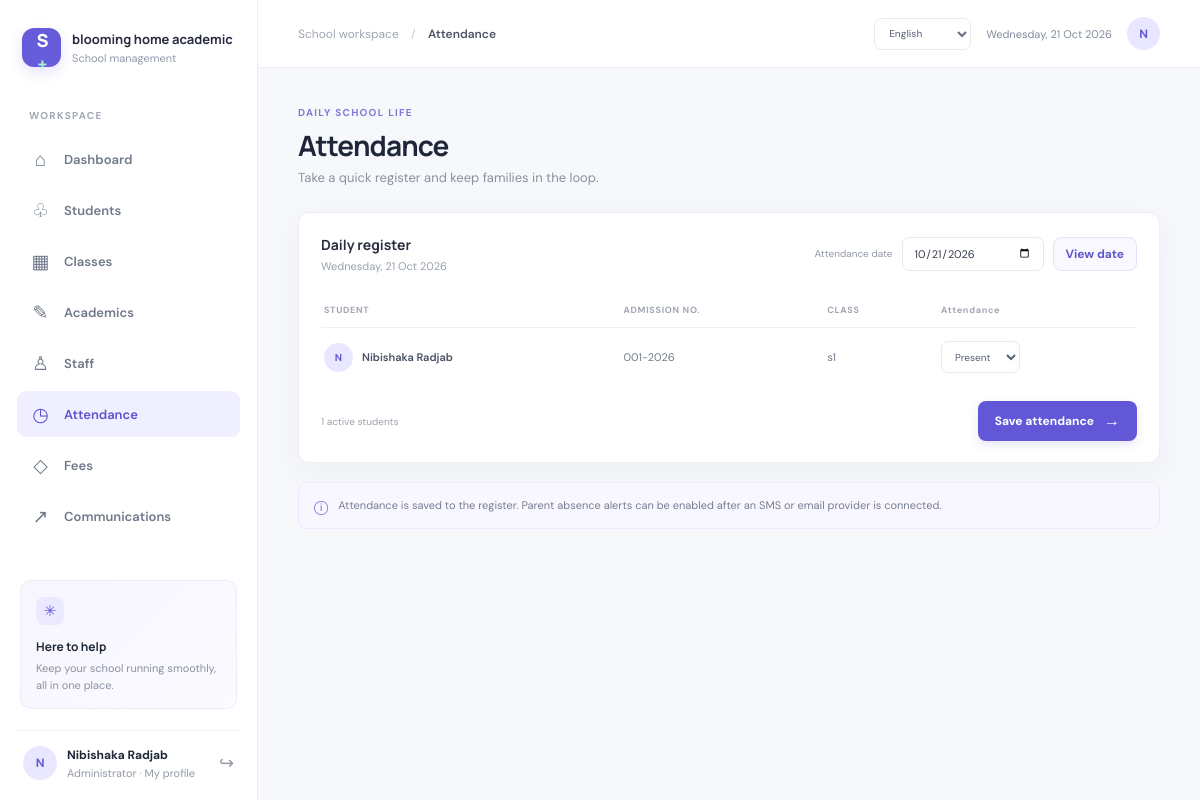
The page /index.php?page=attendance (signed in) on the database its author committed.
### tables this page shows
CREATE TABLE IF NOT EXISTS users (
    id BIGINT UNSIGNED AUTO_INCREMENT PRIMARY KEY,
    school_id BIGINT UNSIGNED NOT NULL,
    role_id TINYINT UNSIGNED NOT NULL,
    name VARCHAR(150) NOT NULL,
    email VARCHAR(190) NOT NULL UNIQUE,
    phone VARCHAR(40) NULL,
    password_hash VARCHAR(255) NOT NULL,
    profile_picture VARCHAR(255) NULL,
    is_active BOOLEAN NOT NULL DEFAULT TRUE,
    created_at TIMESTAMP NOT NULL DEFAULT CURRENT_TIMESTAMP,
    CONSTRAINT fk_users_school FOREIGN KEY (school_id) REFERENCES schools(id) ON DELETE CASCADE,
    CONSTRAINT fk_users_role FOREIGN KEY (role_id) REFERENCES roles(id)
);

CREATE TABLE IF NOT EXISTS roles (
    id TINYINT UNSIGNED AUTO_INCREMENT PRIMARY KEY,
    name VARCHAR(30) NOT NULL UNIQUE
);

CREATE TABLE IF NOT EXISTS students (
    id BIGINT UNSIGNED AUTO_INCREMENT PRIMARY KEY,
    school_id BIGINT UNSIGNED NOT NULL,
    user_id BIGINT UNSIGNED NULL,
    class_id BIGINT UNSIGNED NULL,
    admission_number VARCHAR(50) NOT NULL,
    index_code VARCHAR(24) NOT NULL,
    first_name VARCHAR(80) NOT NULL,
    last_name VARCHAR(80) NOT NULL,
    date_of_birth DATE NULL,
    gender ENUM('female', 'male', 'other') NULL,
    enrollment_date DATE NOT NULL,
    status ENUM('active', 'inactive', 'graduated') NOT NULL DEFAULT 'active',
    created_at TIMESTAMP NOT NULL DEFAULT CURRENT_TIMESTAMP,
    UNIQUE KEY uq_students_admission (school_id, admission_number),
    UNIQUE KEY uq_students_index_code (school_id, index_code),
    UNIQUE KEY uq_students_user (user_id),
    KEY idx_students_name (school_id, last_name, first_name),
    CONSTRAINT fk_students_school FOREIGN KEY (school_id) REFERENCES schools(id) ON DELETE CASCADE,
    CONSTRAINT fk_students_class FOREIGN KEY (class_id) REFERENCES classes(id) ON DELETE SET NULL,
    CONSTRAINT fk_students_user FOREIGN KEY (user_id) REFERENCES users(id) ON DELETE SET NULL
);

CREATE TABLE IF NOT EXISTS classes (
    id BIGINT UNSIGNED AUTO_INCREMENT PRIMARY KEY,
    school_id BIGINT UNSIGNED NOT NULL,
    section_id BIGINT UNSIGNED NULL,
    name VARCHAR(80) NOT NULL,
    academic_year VARCHAR(20) NULL,
    UNIQUE KEY uq_classes_school_name (school_id, name),
    CONSTRAINT fk_classes_school FOREIGN KEY (school_id) REFERENCES schools(id) ON DELETE CASCADE,
    CONSTRAINT fk_classes_section FOREIGN KEY (section_id) REFERENCES sections(id) ON DELETE SET NULL
);

### index.php (called while the page is built, shortened)
<?php
require_once __DIR__ . '/app/bootstrap.php';
require_once __DIR__ . '/app/layout.php';
require_login();
$pages = [
    'dashboard' => ['Dashboard', __DIR__ . '/pages/dashboard.php'],
    'students' => ['Students', __DIR__ . '/pages/students.php'],
    'classes' => ['Classes', __DIR__ . '/pages/classes.php'],
    'academics' => ['Academics', __DIR__ . '/pages/academics.php'],
    'teachers' => ['Staff', __DIR__ . '/pages/teachers.php'],
    'attendance' => ['Attendance', __DIR__ . '/pages/attendance.php'],
    'fees' => ['Fees', __DIR__ . '/pages/fees.php'],
    'communications' => ['Communications', __DIR__ . '/pages/communications.php'],
    'profile' => ['My profile', __DIR__ . '/pages/profile.php'],
    'parent' => ['Parent portal', __DIR__ . '/pages/parent.php'],
];
$defaultPage = match ($_SESSION['user_role'] ?? '') {
    'student' => 'profile',
    'parent' => 'parent',
    default => 'dashboard',
};
$page = $_GET['page'] ?? $defaultPage;
[$title, $file] = $pages[$page];
render_header($title, $page);
require $file;
render_footer();

### app/bootstrap.php (called while the page is built, shortened)
<?php
require_once __DIR__ . '/../config/database.php';
function current_language(): string
{
    return in_array($_SESSION['language'] ?? '', ['en', 'fr', 'sw'], true)
        ? $_SESSION['language']
        : 'en';
}
function t(string $message, array $replacements = []): string
{
    static $translations;
    $translations ??= require __DIR__ . '/translations.php';
    $translated = $translations[current_language()][$message] ?? $message;
    return $translated;
}
function localized_date(string|int $date, string $style = 'medium'): string
{
    $timestamp = is_int($date) ? $date : strtotime($date);
    $weekday = [
        'fr' => ['dimanche', 'lundi', 'mardi', 'mercredi', 'jeudi', 'vendredi', 'samedi'],
        'sw' => ['Jumapili', 'Jumatatu', 'Jumanne', 'Jumatano', 'Alhamisi', 'Ijumaa', 'Jumamosi'],
    ];
    $monthsShort = [
        'fr' => ['janv.', 'févr.', 'mars', 'avr.', 'mai', 'juin', 'juil.', 'août', 'sept.', 'oct.', 'nov.', 'déc.'],
        'sw' => ['Jan', 'Feb', 'Mac', 'Apr', 'Mei', 'Jun', 'Jul', 'Ago', 'Sep', 'Okt', 'Nov', 'Des'],
    ];
    $language = current_language();
    $day = (int) date('w', $timestamp);
    $month = (int) date('n', $timestamp) - 1;
    $shortMonth = $language === 'en' ? date('M', $timestamp) : $monthsShort[$language][$month];
    if ($style === 'full') {
        $dayName = $language === 'en' ? date('l', $timestamp) : $weekday[$language][$day];
        return ucfirst($dayName) . ', ' . date('j', $timestamp) . ' ' . $shortMonth . ' ' . date('Y', $timestamp);
    }
    return date('j', $timestamp) . ' ' . $shortMonth . ' ' . date('Y', $timestamp);
}
function e(?string $value): string
{
    return htmlspecialchars($value ?? '', ENT_QUOTES | ENT_SUBSTITUTE, 'UTF-8');
}
    ?>
    <?php
function require_login(): void
{
    $account = database()->prepare(
        'SELECT u.is_active, u.name, u.email, u.profile_picture, r.name AS role
         FROM users u JOIN roles r ON r.id = u.role_id
         WHERE u.id = ? AND u.school_id = ?'
    );
    $account->execute([(int) $_SESSION['user_id'], (int) $_SESSION['school_id']]);
}
function role_label(string $role): string
{
    $labels = [
        'admin' => 'Administrator',
        'teacher' => 'Teacher',
        'accountant' => 'Accountant',
        'dos' => 'Director of Studies (DOS)',
        'head_of_studies' => 'Head of Studies',
        'behavior_officer' => 'Behavior Officer',
        'parent' => 'Parent',
        'student' => 'Student',
    ];
    return t($labels[$role] ?? ucfirst(str_replace('_', ' ', $role)));
}
function current_user(): array
{
    return [
        'id' => (int) $_SESSION['user_id'],
        'school_id' => (int) $_SESSION['school_id'],
        'name' => (string) $_SESSION['user_name'],
        'email' => (string) ($_SESSION['user_email'] ?? ''),
        'role' => (string) $_SESSION['user_role'],
        'school_name' => (string) $_SESSION['school_name'],
        'profile_picture' => (string) ($_SESSION['profile_picture'] ?? ''),
    ];
}

### config/database.php (called while the page is built, shortened)
<?php
function database(): PDO
{
    static $connection;
    if ($connection instanceof PDO) {
        return $connection;
    }
    $host = getenv('DB_HOST') ?: '127.0.0.1';
    $name = getenv('DB_NAME') ?: 'school_management';
    $user = getenv('DB_USER') ?: 'root';
    $password = getenv('DB_PASSWORD') ?: '';
    $port = getenv('DB_PORT') ?: '3307';
    $connection = new PDO(
        "mysql:host={$host};port={$port};dbname={$name};charset=utf8mb4",
        $user,
        $password,
        [
            PDO::ATTR_ERRMODE => PDO::ERRMODE_EXCEPTION,
            PDO::ATTR_DEFAULT_FETCH_MODE => PDO::FETCH_ASSOC,
            PDO::ATTR_EMULATE_PREPARES => false,
        ]
    );
    return $connection;
}

### pages/attendance.php (the view, shortened to what this page needs)
<?php
$schoolId = current_user()['school_id'];
$pdo = database();
$date = (string) ($_GET['date'] ?? date('Y-m-d'));
$studentsQuery = $pdo->prepare(
    'SELECT s.id, s.first_name, s.last_name, s.admission_number, c.name AS class_name, a.status
     FROM students s LEFT JOIN classes c ON c.id = s.class_id
     LEFT JOIN attendance a ON a.student_id = s.id AND a.attendance_date = ?
     WHERE s.school_id = ? AND s.status = "active" ORDER BY c.name, s.last_name, s.first_name'
);
$studentsQuery->execute([$date, $schoolId]);
$students = $studentsQuery->fetchAll();
?>
<section class="page-heading"><div><span class="eyebrow"><?= e(t('DAILY SCHOOL LIFE')) ?></span><h1><?= e(t('Attendance')) ?></h1><p><?= e(t('Take a quick register and keep families in the loop.')) ?></p></div></section>
<section class="panel recent-panel">
    <div class="panel-heading"><div><h2><?= e(t('Daily register')) ?></h2><p><?= e(localized_date($date, 'full')) ?></p></div>
        <form method="get" class="date-filter"><input type="hidden" name="page" value="attendance"><input type="hidden" name="lang" value="<?= e(current_language()) ?>"><label for="attendance-date"><?= e(t('Attendance date')) ?></label><input id="attendance-date" type="date" name="date" value="<?= e($date) ?>"><button class="button button-secondary button-small" type="submit"><?= e(t('View date')) ?></button></form>
    </div>
    <?php if ($students === []): ?><div class="empty-state"><span class="empty-icon">◷</span><h3><?= e(t('No students to mark yet')) ?></h3><p><?= e(t('Add students to your register before taking attendance.')) ?></p><a class="button button-secondary" href="index.php?page=students#add-student"><?= e(t('Add a student')) ?></a></div><?php else: ?>
        <form method="post" action="index.php?page=attendance">
            <div class="table-wrap"><table><thead><tr><th><?= e(t('STUDENT')) ?></th><th><?= e(t('ADMISSION NO.')) ?></th><th><?= e(t('CLASS')) ?></th><th><?= e(t('Attendance')) ?></th></tr></thead><tbody>
                <?php foreach ($students as $student): ?><tr><td><span class="student-cell"><span class="table-avatar"><?= e(strtoupper(substr($student['first_name'], 0, 1))) ?></span><strong><?= e($student['first_name'] . ' ' . $student['last_name']) ?></strong></span></td><td><?= e($student['admission_number']) ?></td><td><?= e($student['class_name'] ?? t('Unassigned')) ?></td><td><select class="attendance-select attendance-<?= e($student['status'] ?? 'present') ?>" name="status[<?= (int) $student['id'] ?>]"><option value="present"<?= ($student['status'] ?? 'present') === 'present' ? ' selected' : '' ?>><?= e(t('Present')) ?></option></select></td></tr><?php endforeach; ?>
            </tbody></table></div>
            <div class="table-actions"><span class="muted-copy"><?= count($students) ?> <?= e(t('active students')) ?></span><button class="button button-primary" type="submit"><?= e(t('Save attendance')) ?> <span>→</span></button></div>
        </form>
    <?php endif; ?>
</section>
<div class="info-banner"><span>ⓘ</span><p><?= e(t('Attendance is saved to the register. Parent absence alerts can be enabled after an SMS or email provider is connected.')) ?></p></div>

### app/layout.php (shortened to what this page needs)
<?php
function render_language_selector(string $class = 'language-picker'): void
{
    $script = basename((string) ($_SERVER['SCRIPT_NAME'] ?? 'index.php'));
    $query = $_GET;
    ?>
    <form class="<?= e($class) ?>" method="get" action="<?= e($script) ?>">
        <select id="language-select" name="lang" aria-label="<?= e(t('Language')) ?>" onchange="this.form.submit()">
            <?php foreach (['en' => 'English', 'fr' => 'French', 'sw' => 'Kiswahili'] as $code => $label): ?>
                <option value="<?= e($code) ?>"<?= current_language() === $code ? ' selected' : '' ?>><?= e(t($label)) ?></option>
            <?php endforeach; ?>
        </select>
    </form>
    <?php
}
function render_header(string $title, string $activePage): void
{
    $user = current_user();
    $navigation = [
        'dashboard' => ['Dashboard', '⌂'],
        'students' => ['Students', '♧'],
        'classes' => ['Classes', '▦'],
        'academics' => ['Academics', '✎'],
        'teachers' => ['Staff', '♙'],
        'attendance' => ['Attendance', '◷'],
        'fees' => ['Fees', '◇'],
        'communications' => ['Communications', '↗'],
        'parent' => ['Parent portal', '♧'],
    ];
    ?>
    <!doctype html>
    <html lang="<?= e(current_language()) ?>">
    <head>
        <link rel="stylesheet" href="assets/css/app.css">
    </head>
    <body>
    <div class="app-shell">
        <aside class="sidebar">
            <a class="brand" href="index.php">
                <span class="brand-mark">S<span>+</span></span>
                <span class="brand-copy"><strong><?= e($user['school_name']) ?></strong><small><?= e(t('School management')) ?></small></span>
            </a>
            <div class="nav-label"><?= e(t('WORKSPACE')) ?></div>
            <nav class="main-nav" aria-label="<?= e(t('Main navigation')) ?>">
                <?php foreach ($navigation as $key => [$label, $icon]): ?>
                    <?php if (!can_access_page($key)) { continue; } ?>
                    <a class="nav-link<?= $activePage === $key ? ' active' : '' ?>" href="index.php?page=<?= e($key) ?>">
                        <span class="nav-icon"><?= e($icon) ?></span><span><?= e(t($label)) ?></span>
                    </a>
                <?php endforeach; ?>
            </nav>
            <div class="sidebar-bottom">
                <div class="help-card">
                    <span class="help-icon">✳</span>
                    <strong><?= e(t('Here to help')) ?></strong>
                    <p><?= e(t('Keep your school running smoothly, all in one place.')) ?></p>
                </div>
                <div class="profile-row">
                    <a class="avatar-link" href="index.php?page=profile" aria-label="<?= e(t('My profile')) ?>">
                        <?php if ($user['profile_picture'] !== ''): ?><img class="avatar" src="<?= e($user['profile_picture']) ?>" alt=""><?php else: ?><span class="avatar"><?= e(strtoupper(substr($user['name'], 0, 1))) ?></span><?php endif; ?>
                    </a>
                    <a class="profile-copy" href="index.php?page=profile"><strong><?= e($user['name']) ?></strong><small><?= e(role_label($user['role'])) ?> · <?= e(t('My profile')) ?></small></a>
                    <a class="logout-link" href="logout.php" aria-label="<?= e(t('Sign out')) ?>" title="<?= e(t('Sign out')) ?>">↪</a>
                </div>
            </div>
        </aside>
        <main class="main-area">
            <header class="topbar">
                <div class="breadcrumb"><?= e(t('School workspace')) ?> <span>/</span> <strong><?= e(t($title)) ?></strong></div>
                <div class="topbar-right"><?= render_language_selector() ?><span class="today"><?= e(localized_date(time(), 'full')) ?></span><span class="top-avatar"><?= e(strtoupper(substr($user['name'], 0, 1))) ?></span></div>
            </header>
            <div class="page-content">
    <?php
}
function render_footer(): void
{
    ?>
            </div>
        </main>
    </div>
    </body>
    </html>
    <?php
}

### rows shown on the page
users: name "N", name "Nibishaka Radjab", role.name "Administrator"
students: first_name "N", first_name+last_name "Nibishaka Radjab", admission_number "001-2026", class.name "s1", id "Present"

### other values the page prints
$user['school_name'] "blooming home academic"
t('School management') "School management"
t('WORKSPACE') "WORKSPACE"
$icon "⌂"
t($label) "Dashboard"
$icon "♧"
t($label) "Students"
$icon "▦"
t($label) "Classes"
$icon "✎"
t($label) "Academics"
$icon "♙"
t($label) "Staff"
$icon "◷"
t($label) "Attendance"
